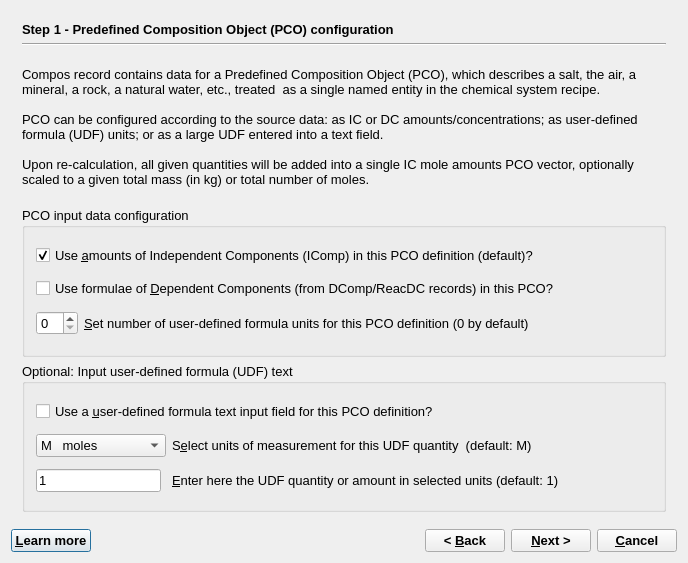
<?xml version="1.0" encoding="UTF-8"?>
<ui version="4.0">
 <class>ComposWizardData</class>
 <widget class="QDialog" name="ComposWizardData">
  <property name="windowModality">
   <enum>Qt::WindowModal</enum>
  </property>
  <property name="geometry">
   <rect>
    <x>0</x>
    <y>0</y>
    <width>688</width>
    <height>563</height>
   </rect>
  </property>
  <property name="font">
   <font>
    <pointsize>10</pointsize>
   </font>
  </property>
  <property name="windowTitle">
   <string>GEM-Selektor Proces</string>
  </property>
  <property name="modal">
   <bool>true</bool>
  </property>
  <layout class="QGridLayout">
   <item row="0" column="0">
    <widget class="QStackedWidget" name="stackedWidget">
     <property name="mouseTracking">
      <bool>false</bool>
     </property>
     <property name="acceptDrops">
      <bool>false</bool>
     </property>
     <property name="autoFillBackground">
      <bool>false</bool>
     </property>
     <property name="frameShape">
      <enum>QFrame::NoFrame</enum>
     </property>
     <property name="frameShadow">
      <enum>QFrame::Plain</enum>
     </property>
     <property name="currentIndex">
      <number>0</number>
     </property>
     <widget class="QWidget" name="page">
      <layout class="QGridLayout">
       <item row="0" column="0">
        <widget class="QLabel" name="pageName">
         <property name="sizePolicy">
          <sizepolicy hsizetype="Preferred" vsizetype="Fixed">
           <horstretch>0</horstretch>
           <verstretch>0</verstretch>
          </sizepolicy>
         </property>
         <property name="font">
          <font>
           <weight>75</weight>
           <bold>true</bold>
          </font>
         </property>
         <property name="text">
          <string>Step 1 - Predefined Composition Object (PCO) configuration</string>
         </property>
        </widget>
       </item>
       <item row="1" column="0">
        <widget class="Line" name="line">
         <property name="orientation">
          <enum>Qt::Horizontal</enum>
         </property>
        </widget>
       </item>
       <item row="2" column="0">
        <widget class="QLabel" name="textLabel10">
         <property name="sizePolicy">
          <sizepolicy hsizetype="Preferred" vsizetype="Preferred">
           <horstretch>0</horstretch>
           <verstretch>0</verstretch>
          </sizepolicy>
         </property>
         <property name="frameShape">
          <enum>QFrame::NoFrame</enum>
         </property>
         <property name="frameShadow">
          <enum>QFrame::Plain</enum>
         </property>
         <property name="text">
          <string>Compos record contains data for a Predefined Composition Object (PCO), which describes a salt, the air, a mineral, a rock, a natural water, etc., treated  as a single named entity in the chemical system recipe.

PCO can be configured according to the source data: as IC or DC amounts/concentrations; as user-defined formula (UDF) units; or as a large UDF entered into a text field.

Upon re-calculation, all given quantities will be added into a single IC mole amounts PCO vector, optionally scaled to a given total mass (in kg) or total number of moles. </string>
         </property>
         <property name="textFormat">
          <enum>Qt::AutoText</enum>
         </property>
         <property name="scaledContents">
          <bool>false</bool>
         </property>
         <property name="wordWrap">
          <bool>true</bool>
         </property>
         <property name="margin">
          <number>0</number>
         </property>
         <property name="openExternalLinks">
          <bool>false</bool>
         </property>
        </widget>
       </item>
       <item row="3" column="0">
        <widget class="QGroupBox" name="groupBox">
         <property name="title">
          <string>PCO input data configuration</string>
         </property>
         <layout class="QGridLayout">
          <item row="0" column="0" colspan="2">
           <widget class="QCheckBox" name="checkBox2">
            <property name="text">
             <string>Use &amp;amounts of Independent Components (IComp) in this PCO definition (default)?</string>
            </property>
            <property name="checked">
             <bool>true</bool>
            </property>
           </widget>
          </item>
          <item row="1" column="0" colspan="2">
           <widget class="QCheckBox" name="checkBox2_2">
            <property name="sizePolicy">
             <sizepolicy hsizetype="Minimum" vsizetype="Fixed">
              <horstretch>0</horstretch>
              <verstretch>0</verstretch>
             </sizepolicy>
            </property>
            <property name="text">
             <string>Use formulae of &amp;Dependent Components (from DComp/ReacDC records) in this PCO?</string>
            </property>
           </widget>
          </item>
          <item row="2" column="0">
           <widget class="QSpinBox" name="spinBox11">
            <property name="sizePolicy">
             <sizepolicy hsizetype="Fixed" vsizetype="Fixed">
              <horstretch>0</horstretch>
              <verstretch>0</verstretch>
             </sizepolicy>
            </property>
            <property name="maximum">
             <number>64</number>
            </property>
           </widget>
          </item>
          <item row="2" column="1">
           <widget class="QLabel" name="textLabel9">
            <property name="sizePolicy">
             <sizepolicy hsizetype="Preferred" vsizetype="Preferred">
              <horstretch>0</horstretch>
              <verstretch>0</verstretch>
             </sizepolicy>
            </property>
            <property name="text">
             <string>&amp;Set number of user-defined formula units for this PCO definition (0 by default)</string>
            </property>
            <property name="alignment">
             <set>Qt::AlignVCenter</set>
            </property>
            <property name="wordWrap">
             <bool>true</bool>
            </property>
            <property name="buddy">
             <cstring>spinBox11</cstring>
            </property>
           </widget>
          </item>
         </layout>
        </widget>
       </item>
       <item row="4" column="0">
        <widget class="QGroupBox" name="groupBox_7">
         <property name="title">
          <string>Optional: Input user-defined formula (UDF) text</string>
         </property>
         <layout class="QGridLayout">
          <item row="0" column="0" colspan="2">
           <widget class="QCheckBox" name="checkBox2_2_2">
            <property name="text">
             <string>Use a &amp;user-defined formula text input field for this PCO definition?</string>
            </property>
           </widget>
          </item>
          <item row="1" column="0">
           <widget class="QComboBox" name="comboBox1">
            <property name="sizePolicy">
             <sizepolicy hsizetype="Fixed" vsizetype="Fixed">
              <horstretch>0</horstretch>
              <verstretch>0</verstretch>
             </sizepolicy>
            </property>
            <property name="minimumSize">
             <size>
              <width>130</width>
              <height>0</height>
             </size>
            </property>
            <item>
             <property name="text">
              <string>M   moles </string>
             </property>
            </item>
            <item>
             <property name="text">
              <string>h    millimoles</string>
             </property>
            </item>
            <item>
             <property name="text">
              <string>Y  micromoles</string>
             </property>
            </item>
            <item>
             <property name="text">
              <string>g   grams</string>
             </property>
            </item>
            <item>
             <property name="text">
              <string>G  kilograms</string>
             </property>
            </item>
            <item>
             <property name="text">
              <string>y   milligrams</string>
             </property>
            </item>
           </widget>
          </item>
          <item row="1" column="1">
           <widget class="QLabel" name="textLabel1_2">
            <property name="text">
             <string>S&amp;elect units of measurement for this UDF quantity  (default: M)</string>
            </property>
            <property name="wordWrap">
             <bool>false</bool>
            </property>
            <property name="buddy">
             <cstring>comboBox1</cstring>
            </property>
           </widget>
          </item>
          <item row="2" column="0">
           <widget class="QLineEdit" name="lineEdit1">
            <property name="sizePolicy">
             <sizepolicy hsizetype="Fixed" vsizetype="Fixed">
              <horstretch>0</horstretch>
              <verstretch>0</verstretch>
             </sizepolicy>
            </property>
            <property name="minimumSize">
             <size>
              <width>120</width>
              <height>0</height>
             </size>
            </property>
            <property name="text">
             <string>1</string>
            </property>
           </widget>
          </item>
          <item row="2" column="1">
           <widget class="QLabel" name="textLabel2_2">
            <property name="text">
             <string>&amp;Enter here the UDF quantity or amount in selected units (default: 1)</string>
            </property>
            <property name="wordWrap">
             <bool>false</bool>
            </property>
            <property name="buddy">
             <cstring>lineEdit1</cstring>
            </property>
           </widget>
          </item>
         </layout>
        </widget>
       </item>
      </layout>
     </widget>
     <widget class="QWidget" name="page_4">
      <layout class="QVBoxLayout" name="verticalLayout_2">
       <item>
        <widget class="QLabel" name="label_3">
         <property name="sizePolicy">
          <sizepolicy hsizetype="Preferred" vsizetype="Fixed">
           <horstretch>0</horstretch>
           <verstretch>0</verstretch>
          </sizepolicy>
         </property>
         <property name="font">
          <font>
           <weight>75</weight>
           <bold>true</bold>
          </font>
         </property>
         <property name="text">
          <string>Step 2 - Additional settings and next actions</string>
         </property>
        </widget>
       </item>
       <item>
        <widget class="Line" name="line_4">
         <property name="orientation">
          <enum>Qt::Horizontal</enum>
         </property>
        </widget>
       </item>
       <item>
        <widget class="QGroupBox" name="groupBox_5">
         <property name="sizePolicy">
          <sizepolicy hsizetype="Preferred" vsizetype="Minimum">
           <horstretch>0</horstretch>
           <verstretch>0</verstretch>
          </sizepolicy>
         </property>
         <property name="title">
          <string>Optional</string>
         </property>
         <layout class="QGridLayout">
          <item row="0" column="0">
           <widget class="QSpinBox" name="spinBox18">
            <property name="sizePolicy">
             <sizepolicy hsizetype="Fixed" vsizetype="Fixed">
              <horstretch>0</horstretch>
              <verstretch>0</verstretch>
             </sizepolicy>
            </property>
            <property name="minimumSize">
             <size>
              <width>50</width>
              <height>0</height>
             </size>
            </property>
            <property name="maximum">
             <number>4</number>
            </property>
           </widget>
          </item>
          <item row="0" column="1">
           <widget class="QLabel" name="textLabel11">
            <property name="text">
             <string>Set here the number of links to SDref bibliography records (default 0)</string>
            </property>
            <property name="wordWrap">
             <bool>false</bool>
            </property>
           </widget>
          </item>
          <item row="1" column="0" colspan="2">
           <widget class="QCheckBox" name="checkBox8">
            <property name="text">
             <string>Use a vector of data uncertainties in this PCO definition</string>
            </property>
           </widget>
          </item>
         </layout>
        </widget>
       </item>
       <item>
        <widget class="QGroupBox" name="groupBox_6">
         <property name="title">
          <string>What will happen after you click &quot;Finish&quot;</string>
         </property>
         <layout class="QVBoxLayout" name="verticalLayout">
          <item>
           <widget class="QLabel" name="textLabel13">
            <property name="text">
             <string>(1) For a PCO definition using IComp amounts, a list of available IComp records will be shown, asking you to mark the desired ones.</string>
            </property>
            <property name="alignment">
             <set>Qt::AlignVCenter</set>
            </property>
            <property name="wordWrap">
             <bool>true</bool>
            </property>
           </widget>
          </item>
          <item>
           <widget class="QLabel" name="textLabel12">
            <property name="text">
             <string>(2) In a PCO definition using DC formulae, a list of available ReacDC/DComp records will be shown, asking you to mark the desired ones. </string>
            </property>
            <property name="alignment">
             <set>Qt::AlignVCenter</set>
            </property>
            <property name="wordWrap">
             <bool>true</bool>
            </property>
           </widget>
          </item>
          <item>
           <widget class="QLabel" name="textLabel14">
            <property name="text">
             <string>(3) Page 1 of the 'Compos' window appears. Fill out BCname field and (optionally) BCnote lines. Then enter data and formulae wherever needed, check units of amount/concentration.</string>
            </property>
            <property name="alignment">
             <set>Qt::AlignVCenter</set>
            </property>
            <property name="wordWrap">
             <bool>true</bool>
            </property>
           </widget>
          </item>
          <item>
           <widget class="QLabel" name="textLabel15">
            <property name="text">
             <string>(4) Click on 'Calculate' toolbar button to compute the PCO vector. Check or enter the normalization values in MasVol[0] and MasVol[6] fields and calculate again, if needed. Setting both fields to zero disables the normalization of PCO to the total mass or total amount of moles, respectively. </string>
            </property>
            <property name="alignment">
             <set>Qt::AlignVCenter</set>
            </property>
            <property name="wordWrap">
             <bool>true</bool>
            </property>
           </widget>
          </item>
         </layout>
        </widget>
       </item>
      </layout>
     </widget>
    </widget>
   </item>
   <item row="1" column="0">
    <layout class="QHBoxLayout">
     <item>
      <widget class="QPushButton" name="pHelp">
       <property name="font">
        <font>
         <weight>75</weight>
         <bold>true</bold>
        </font>
       </property>
       <property name="text">
        <string>&amp;Learn more</string>
       </property>
       <property name="shortcut">
        <string>F1</string>
       </property>
      </widget>
     </item>
     <item>
      <spacer>
       <property name="orientation">
        <enum>Qt::Horizontal</enum>
       </property>
       <property name="sizeHint" stdset="0">
        <size>
         <width>40</width>
         <height>20</height>
        </size>
       </property>
      </spacer>
     </item>
     <item>
      <widget class="QPushButton" name="pBack">
       <property name="font">
        <font>
         <weight>75</weight>
         <bold>true</bold>
        </font>
       </property>
       <property name="text">
        <string>&lt; &amp;Back</string>
       </property>
      </widget>
     </item>
     <item>
      <widget class="QPushButton" name="pNext">
       <property name="font">
        <font>
         <weight>75</weight>
         <bold>true</bold>
        </font>
       </property>
       <property name="text">
        <string>&amp;Next &gt;</string>
       </property>
      </widget>
     </item>
     <item>
      <widget class="QPushButton" name="pCancel">
       <property name="font">
        <font>
         <weight>75</weight>
         <bold>true</bold>
        </font>
       </property>
       <property name="text">
        <string>&amp;Cancel</string>
       </property>
      </widget>
     </item>
    </layout>
   </item>
  </layout>
 </widget>
 <layoutdefault spacing="6" margin="11"/>
 <tabstops>
  <tabstop>checkBox2</tabstop>
  <tabstop>checkBox2_2</tabstop>
  <tabstop>spinBox11</tabstop>
  <tabstop>checkBox2_2_2</tabstop>
  <tabstop>comboBox1</tabstop>
  <tabstop>lineEdit1</tabstop>
  <tabstop>pBack</tabstop>
  <tabstop>pNext</tabstop>
  <tabstop>pCancel</tabstop>
  <tabstop>spinBox18</tabstop>
  <tabstop>checkBox8</tabstop>
 </tabstops>
 <resources/>
 <connections>
  <connection>
   <sender>pCancel</sender>
   <signal>clicked()</signal>
   <receiver>ComposWizardData</receiver>
   <slot>reject()</slot>
   <hints>
    <hint type="sourcelabel">
     <x>587</x>
     <y>518</y>
    </hint>
    <hint type="destinationlabel">
     <x>317</x>
     <y>270</y>
    </hint>
   </hints>
  </connection>
 </connections>
</ui>
